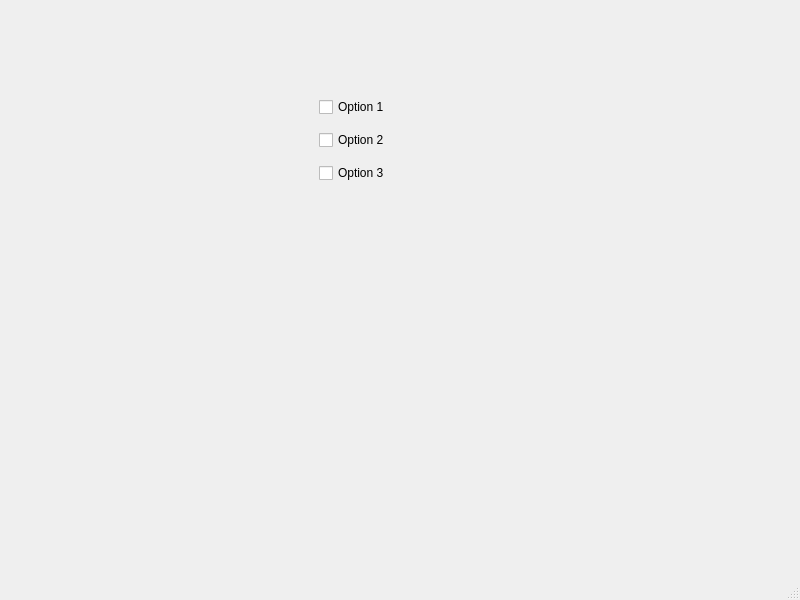
<?xml version="1.0" encoding="UTF-8"?>
<ui version="4.0">
 <class>MainWindow</class>
 <widget class="QMainWindow" name="MainWindow">
  <property name="geometry">
   <rect>
    <x>0</x>
    <y>0</y>
    <width>800</width>
    <height>600</height>
   </rect>
  </property>
  <property name="windowTitle">
   <string>MainWindow</string>
  </property>
  <widget class="QWidget" name="centralwidget">
   <widget class="QWidget" name="">
    <property name="geometry">
     <rect>
      <x>319</x>
      <y>90</y>
      <width>91</width>
      <height>101</height>
     </rect>
    </property>
    <layout class="QVBoxLayout" name="verticalLayout">
     <item>
      <widget class="QCheckBox" name="checkBox">
       <property name="text">
        <string>Option 1</string>
       </property>
      </widget>
     </item>
     <item>
      <widget class="QCheckBox" name="checkBox_2">
       <property name="text">
        <string>Option 2</string>
       </property>
      </widget>
     </item>
     <item>
      <widget class="QCheckBox" name="checkBox_3">
       <property name="text">
        <string>Option 3</string>
       </property>
      </widget>
     </item>
    </layout>
   </widget>
  </widget>
  <widget class="QMenuBar" name="menubar">
   <property name="geometry">
    <rect>
     <x>0</x>
     <y>0</y>
     <width>800</width>
     <height>21</height>
    </rect>
   </property>
  </widget>
  <widget class="QStatusBar" name="statusbar"/>
 </widget>
 <resources/>
 <connections/>
</ui>
